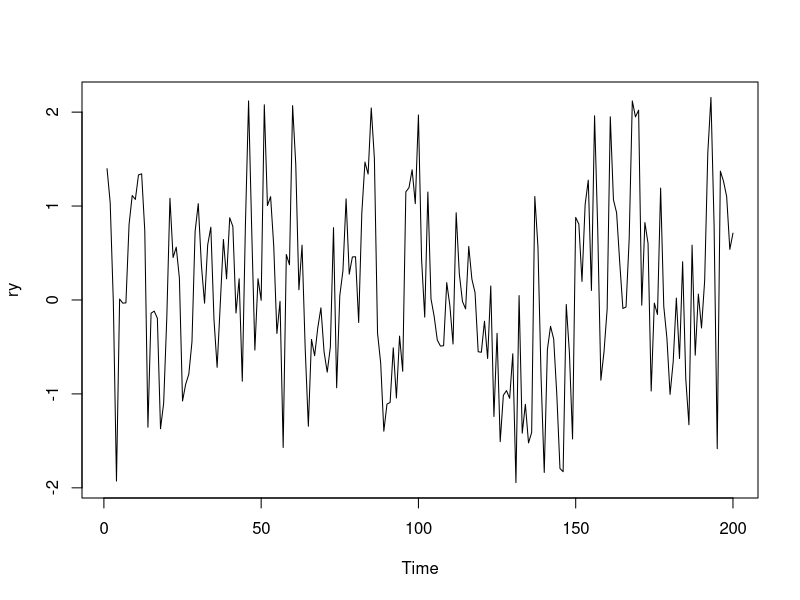
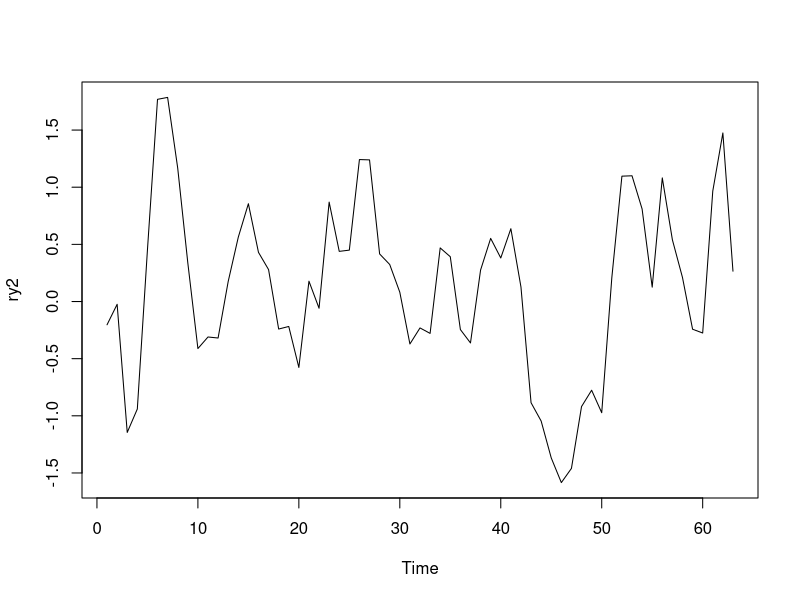
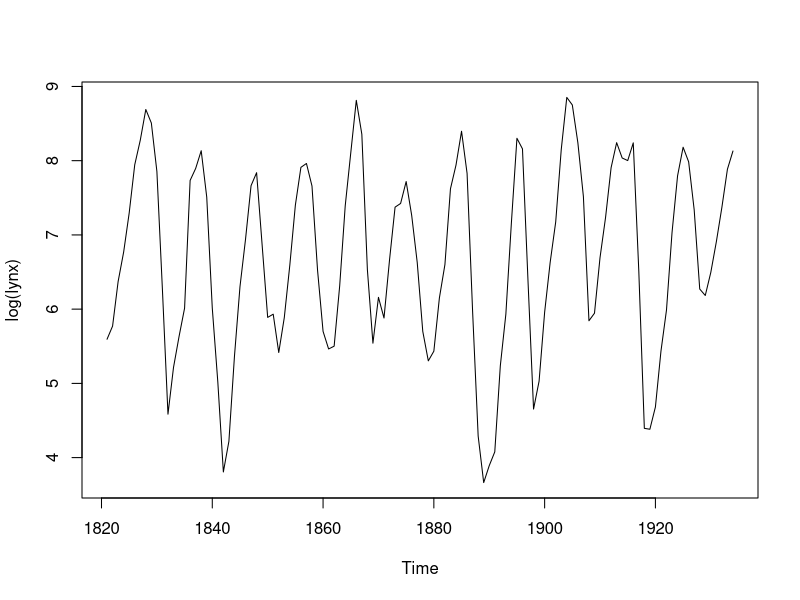
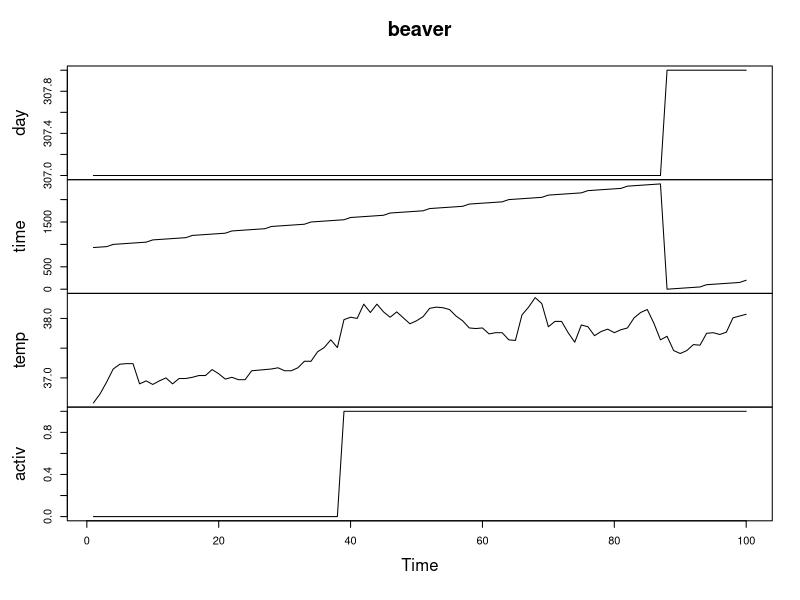
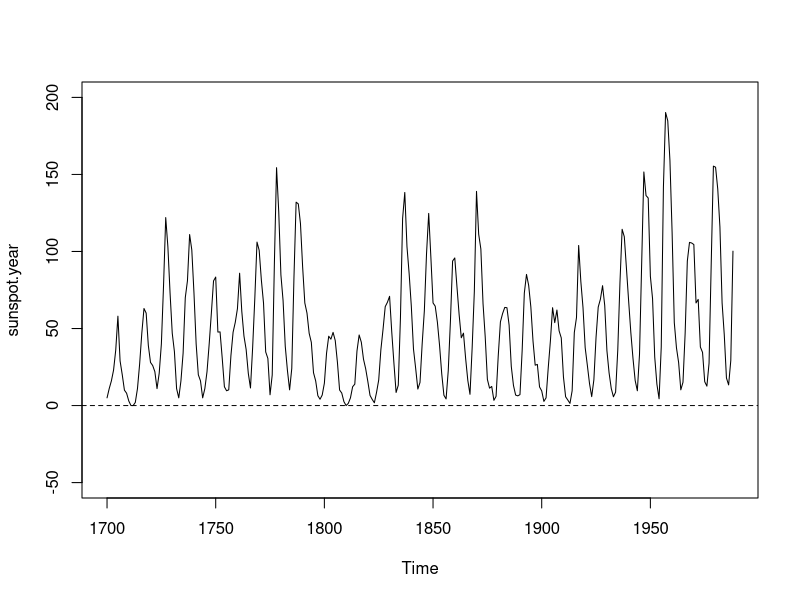
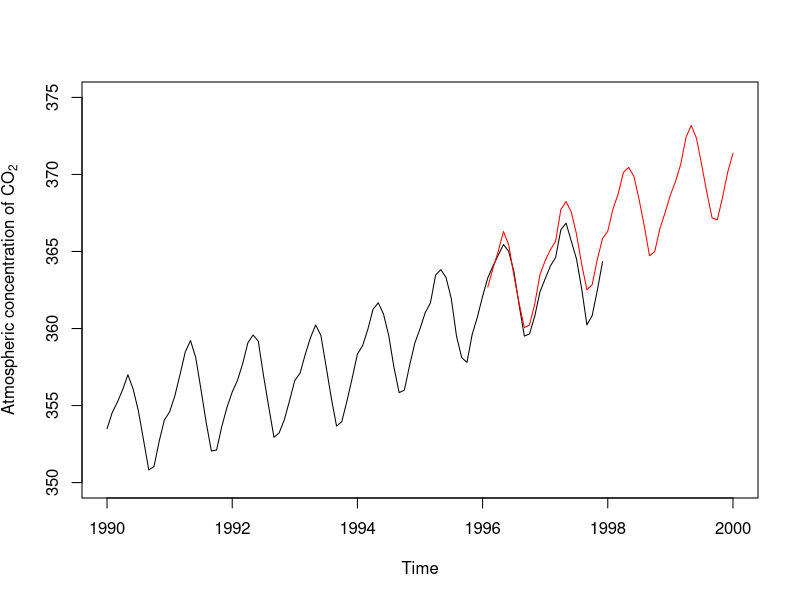
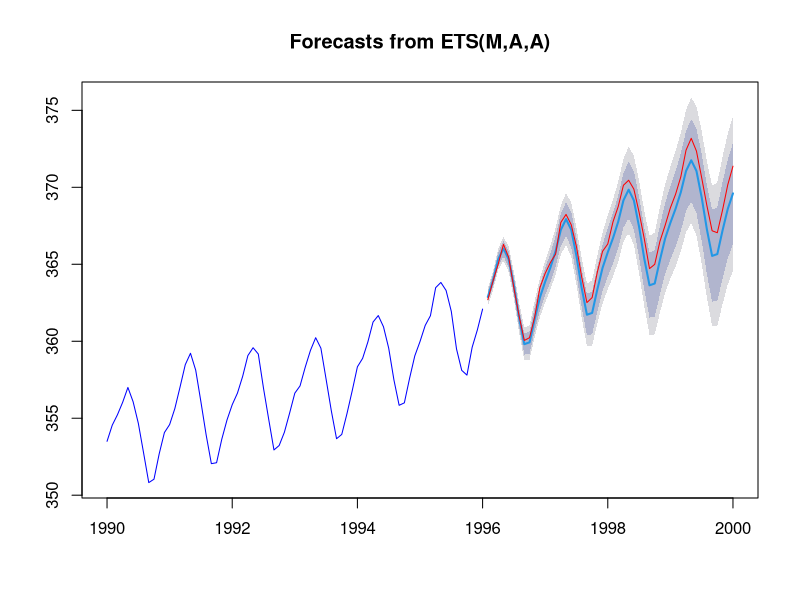

Here is the R script that generated these plots, in order:
## ---- chunk 1

## ---- chunk 2
# Parametros
nsim <- 200   # Numero de simulaciones
xvar <- 1     # Varianza
xmed <- 0     # Media
rho <- 0.5    # Coeficiente AR
nburn <- 10   # Periodo de calentamiento (burn-in)
evar <- xvar*(1 - rho^2) # Varianza del error
# Simulación
set.seed(1)
ry <- arima.sim(list(order = c(1,0,0), ar = rho), 
            n = nsim, sd = sqrt(evar)) # n.start = nburn
plot(ry)
## ---- chunk 3
ry2 <- arima.sim(n = 63, list(ar = c(0.8897, -0.4858), 
          ma = c(-0.2279, 0.2488)),
          rand.gen = function(n, ...) sqrt(0.1796) * rt(n, df = 5))

plot(ry2)
## ---- chunk 4
library(boot)
# ?tsboot
## ---- chunk 5
# Datos
data(lynx)
# ?lynx
# Boot
library(boot)
lynx.fun <- function(tsb) {
  fit <- ar(tsb, order.max = 25)
  c(fit$order, mean(tsb)) 
}
# tsboot
set.seed(1)
tsboot(log(lynx), lynx.fun, R = 199, sim = "geom", l = 20)
## ---- chunk 6
# Datos
lynx1 <- log(lynx)
# Modelo
lynx.ar <- ar(lynx1)
# Residuos
lynx.res <- with(lynx.ar, resid[!is.na(resid)])
lynx.res <- lynx.res - mean(lynx.res)
# Boot
library(boot)
lynx.ord <- c(lynx.ar$order, 0, 0)
lynx.mod <- list(order = lynx.ord, ar = lynx.ar$ar)
lynx.args <- list(mean = mean(lynx1), model = lynx.mod)
lynx.black <- function(res, n.sim, ran.args) {
    m <- ran.args$mean
    ts.mod <- ran.args$model
    m + filter(res, ts.mod$ar, method = "recursive") 
}
# tsboot
set.seed(1)
tsboot(lynx.res, lynx.fun, R = 199, l = 20, 
        sim = "fixed", n.sim = 114,
        ran.gen = lynx.black, ran.args = lynx.args)
## ---- chunk 7
ts.plot(log(lynx))
lynx.ar <- ar(log(lynx))
lynx.ar$order
## ---- chunk 8
# ?beaver
plot(beaver)
class(beaver)
str(beaver) 
## ---- chunk 9
data <- beaver
# fit <- function( data ){ 
#   #  X <- cbind(rep(1,100),data$activ) # ErrorR
#   X <- cbind(rep(1, 100), data[,"activ"])
#   para <- list(X = X, data = data)
#   # assign("para",para, frame=1) # ErrorR
#   # assign("para", para, envir = .GlobalEnv)
#   para <<- para
#   # arima.mle # ErrorR
# ----------------------------
#   d <- arima.mle(x = para$data$temp,
#               model = list(ar = c(0.8)), xreg = para$X)
#   res <- arima.diag(d, plot = F, std.resid = T)$std.resid
#   res <- res[!is.na(res)]
#   list(
#     paras = c(d$model$ar, d$reg.coef, sqrt(d$sigma2)),
#     res = res - mean(res),
#     fit = X %*% d$reg.coef)  
# }
# 
# beaver.args <- fit(beaver)
# white.noise <- function(n.sim, ts) 
#     sample(ts, size = n.sim, replace = TRUE)
# beaver.gen <- function(ts, n.sim, ran.args){
#     tsb <- ran.args$res
#     fit <- ran.args$fit
#     coeff <- ran.args$paras
#     ts$temp <- fit + coeff[4] * arima.sim(model = list(ar = coeff[1]),
#         n = n.sim, rand.gen = white.noise, ts = tsb)
#     ts
# }
# new.beaver <- beaver.gen( beaver, 100, beaver.args )
## ---- chunk 10
# beaver.fun <- function(ts) fit(ts)$paras
# beaver.boot <- tsboot( beaver, beaver.fun, R=99,sim="model", 
#         n.sim=100,ran.gen=beaver.gen,ran.args=beaver.args) 
# names(beaver.boot)
# beaver.boot$t0
# beaver.boot$t[1:10,]
## ---- chunk 11
data(sunspot.year)  # WarningR: data set 'sunspot' not found
# ?sunspot.year
yl <- c(-50, 200)
plot(sunspot.year, ylim = yl)
abline(h = 0, lty = 2)
## ---- chunk 12
library(forecast)
# ?co2
data <- window(co2, 1990) # datos de co2 desde 1990 (hasta 1997)
plot(data, ylab = expression("Atmospheric concentration of CO"[2]), 
     xlim=c(1990,2000), ylim=c(350, 375))
data2 <- window(co2, 1990, 1996) # datos de co2 desde 1990 hasta 1996
fit <- ets(data2)
# Simulación condicional
set.seed(1)
ry <- simulate(fit, 12*4)
lines(ry, col="red")
## ---- chunk 13
plot(forecast(fit, h=12*4), col="blue")
lines(ry, col="red")
